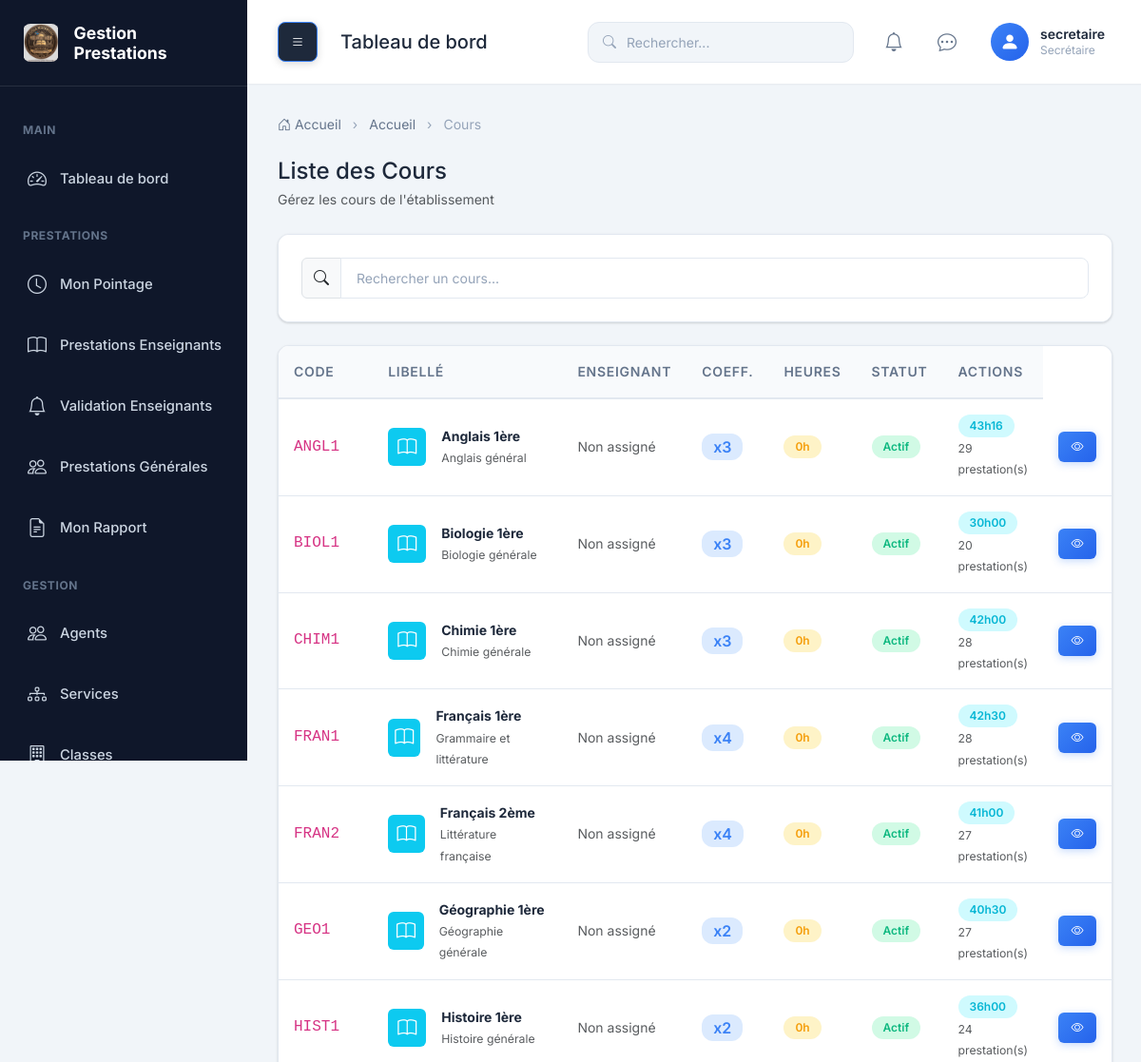
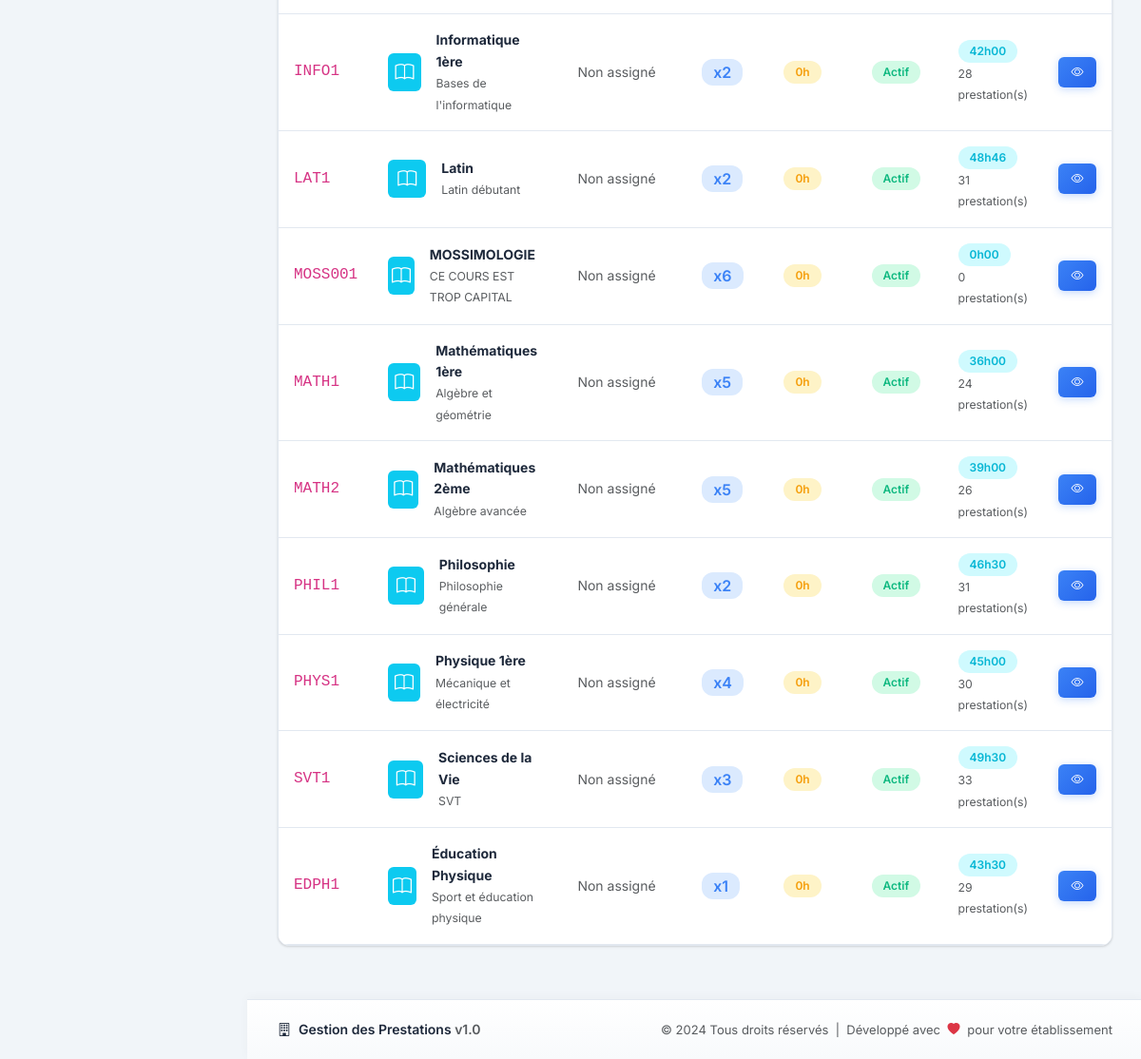
/cours/ (signed in), run on the app's committed database (2 pictures, top to bottom).
### prestation/models.py (models this page shows, shortened)
class Utilisateur(models.Model):
    ROLE_CHOICES = (
        ('ADMIN', 'Administrateur'),
        ('SECRETAIRE', 'Secrétaire'),
        ('ENSEIGNANT', 'Enseignant'),
        ('AGENT', 'Agent'),
    )
    user = models.OneToOneField(
        User,
        on_delete=models.CASCADE,
        related_name='utilisateur'
    )
    agent = models.OneToOneField(
        'Agent',
        on_delete=models.CASCADE,
        related_name='utilisateur'
    )
    role = models.CharField(
        max_length=20,
        choices=ROLE_CHOICES
    )
    created_at = models.DateTimeField(auto_now_add=True)
    updated_at = models.DateTimeField(auto_now=True)
    must_change_password = models.BooleanField(
        default=True,
        help_text='Indique si l\'utilisateur doit changer son mot de passe à la prochaine connexion'
    )
    mot_de_passe_temporaire = models.CharField(
        max_length=100,
        blank=True,
        default='',
        help_text='Mot de passe temporaire visible par l\'administrateur (effacé après changement par l\'utilisateur)'
    )
    two_factor_secret = models.CharField(
        max_length=64,
        blank=True,
        default='',
        help_text='Clé secrète pour Google Authenticator (2FA)'
    )
    two_factor_enabled = models.BooleanField(
        default=False,
        help_text='Indique si le 2FA est activé pour cet utilisateur'
    )
    class Meta:
        ordering = ['user__username']
        verbose_name = 'Utilisateur'
        verbose_name_plural = 'Utilisateurs'
        indexes = [
            models.Index(fields=['role']),
        ]

class Cours(models.Model):
    code_validator = RegexValidator(
        regex=r'^[A-Z]{2,4}[0-9]{1,3}$',
        message='Format du code: 2-4 lettres suivies de 1-3 chiffres (ex: MATH101)'
    )
    code = models.CharField(
        max_length=20,
        unique=True,
        validators=[code_validator]
    )
    libelle = models.CharField(max_length=150)
    coefficient = models.IntegerField(
        default=1,
        validators=[MinValueValidator(1), MaxValueValidator(10)]
    )
    enseignant_responsable = models.ForeignKey(
        'Agent',
        on_delete=models.SET_NULL,
        null=True,
        blank=True,
        related_name='cours_enseignants',
        help_text='Enseignant responsable de ce cours'
    )
    heures_ponderation = models.IntegerField(
        default=0,
        validators=[MinValueValidator(0)],
        help_text='Nombre total d\'heures de prestation pour ce cours (ex: 60)'
    )
    description = models.TextField(blank=True)
    actif = models.BooleanField(default=True)
    created_at = models.DateTimeField(auto_now_add=True)
    updated_at = models.DateTimeField(auto_now=True)
    class Meta:
        ordering = ['libelle']
        verbose_name = 'Cours'
        verbose_name_plural = 'Cours'
        indexes = [
            models.Index(fields=['code']),
            models.Index(fields=['actif']),
        ]

### prestation/views.py (the view)
# urls.py: path('cours/', views.cours_list, name='cours'),
@login_required
def cours_list(request):
    cours_list = Cours.objects.all().prefetch_related('enseignant_responsable')
    cours_avec_stats = []
    for cours in cours_list:
        prestations = PrestationEnseignant.objects.filter(cours=cours)
        total_minutes = 0
        for pe in prestations:
            if pe.heure_debut and pe.heure_fin:
                from datetime import datetime
                debut = datetime.combine(pe.prestation.date, pe.heure_debut)
                fin = datetime.combine(pe.prestation.date, pe.heure_fin)
                duree = fin - debut
                total_minutes += duree.seconds // 60
        heures_totales = total_minutes // 60
        minutes_totales = total_minutes % 60
        cours_avec_stats.append({
            'cours': cours,
            'total_heures': f"{heures_totales}h{minutes_totales:02d}",
            'nombre_prestations': prestations.count()
        })
    return render(request, 'cours/index.html', {'cours_avec_stats': cours_avec_stats})

### prestation/templates/cours/index.html (shortened to what this page needs)
{% extends 'base.html' %}
{% load static %}
{% block breadcrumb %}
<li class="breadcrumb-item"><a href="{% url 'dashboard' %}">Accueil</a></li>
<li class="breadcrumb-item active" aria-current="page">Cours</li>
{% endblock %}
{% block content %}
<div class="d-flex justify-content-between align-items-center mb-4">
    <div>
        <h4 class="mb-1">Liste des Cours</h4>
        <p class="text-muted mb-0">Gérez les cours de l'établissement</p>
    </div>
</div>
<div class="card mb-4">
    <div class="card-body">
        <div class="input-group">
            <span class="input-group-text"><i class="bi bi-search"></i></span>
            <input type="text" class="form-control search-input" placeholder="Rechercher un cours..." data-target=".datatable">
        </div>
    </div>
</div>
<div class="card">
    <div class="card-body p-0">
        <div class="table-responsive">
            <table class="table table-hover mb-0 datatable">
                <thead>
                    <tr>
                        <th style="width: 10%;">Code</th>
                        <th style="width: 20%;">Libellé</th>
                        <th style="width: 12%;">Enseignant</th>
                        <th style="width: 10%;">Coeff.</th>
                        <th style="width: 10%;">Heures</th>
                        <th style="width: 10%;">Statut</th>
                        <th style="width: 10%;">Actions</th>
                    </tr>
                </thead>
                <tbody>
                    {% for item in cours_avec_stats %}
                    <tr>
                        <td><code class="fs-6">{{ item.cours.code }}</code></td>
                        <td>
                            <div class="d-flex align-items-center gap-2">
                                <div class="bg-info text-white rounded d-flex align-items-center justify-content-center" style="width: 40px; height: 40px; font-size: 1.25rem;">
                                    <i class="bi bi-book"></i>
                                </div>
                                <div>
                                    <strong>{{ item.cours.libelle }}</strong>
                                    {% if item.cours.description %}
                                        <br><small class="text-muted">{{ item.cours.description|truncatechars:40 }}</small>
                                    {% endif %}
                                </div>
                            </div>
                        </td>
                        <td>
                            {% if item.cours.enseignant_responsable %}
                                <i class="bi bi-person-workspace text-primary me-1"></i>{{ item.cours.enseignant_responsable.nom_complet|truncatechars:20 }}
                            {% else %}
                                <span class="text-muted">Non assigné</span>
                            {% endif %}
                        </td>
                        <td>
                            <span class="badge badge-primary fs-6">x{{ item.cours.coefficient }}</span>
                        </td>
                        <td>
                            <span class="badge badge-warning">{{ item.cours.heures_ponderation }}h</span>
                        </td>
                        <td>
                            {% if item.cours.actif %}
                            <span class="badge badge-success">Actif</span>
                            {% else %}
                            <span class="badge badge-secondary">Inactif</span>
                            {% endif %}
                        </td>
                        <td>
                            <span class="badge badge-info">{{ item.total_heures }}</span>
                            <br><small class="text-muted">{{ item.nombre_prestations }} prestation(s)</small>
                        </td>
                        <td>
                            <div class="action-buttons">
                                <a href="{% url 'cours_show' item.cours.id %}" class="btn action-btn action-btn-view" title="Consulter">
                                    <i class="bi bi-eye"></i>
                                </a>
                            </div>
                        </td>
                    </tr>
                    {% endfor %}
                </tbody>
            </table>
        </div>
    </div>
</div>
{% endblock %}

### prestation/templates/components/navbar.html (shortened to what this page needs)
{% load static %}
<nav class="navbar">
    <div class="navbar-left">
        <button class="navbar-toggle-desktop" id="sidebarToggle" title="Afficher/masquer le menu">
            <i class="bi bi-list"></i>
        </button>
        <h5 class="mb-0">{% block page_title %}Tableau de bord{% endblock %}</h5>
    </div>
    <div class="navbar-right">
        <div class="navbar-search">
            <i class="bi bi-search"></i>
            <input type="text" class="form-control" placeholder="Rechercher...">
        </div>
        <div class="navbar-actions">
            <a href="{% url 'notifications' %}" class="navbar-action" title="Notifications">
                <i class="bi bi-bell"></i>
            </a>
            <a href="{% url 'messages' %}" class="navbar-action" title="Messages">
                <i class="bi bi-chat-dots"></i>
            </a>
            <div class="navbar-user" id="userDropdown">
                {% if user.utilisateur.agent.photo %}
                    <img src="{{ user.utilisateur.agent.photo.url }}" alt="{{ user.username }}">
                {% else %}
                    <div class="navbar-user-avatar">
                        <i class="bi bi-person-fill"></i>
                    </div>
                {% endif %}
                <div class="navbar-user-info">
                    <div class="navbar-user-name">{{ user.username }}</div>
                    <div class="navbar-user-role">{{ user.utilisateur.get_role_display }}</div>
                </div>
            </div>
        </div>
    </div>
</nav>

### data on the page
Cours: cours.code "ANGL1", cours.libelle "Anglais 1ère", cours.description "Anglais général", shows "Non assigné", cours.coefficient "3", cours.heures_ponderation "0", actif "Actif", total_heures "43h16", nombre_prestations "29"
Cours: cours.code "BIOL1", cours.libelle "Biologie 1ère", cours.description "Biologie générale", shows "Non assigné", cours.coefficient "3", cours.heures_ponderation "0", actif "Actif", total_heures "30h00", nombre_prestations "20"
Cours: cours.code "CHIM1", cours.libelle "Chimie 1ère", cours.description "Chimie générale", shows "Non assigné", cours.coefficient "3", cours.heures_ponderation "0", actif "Actif", total_heures "42h00", nombre_prestations "28"
Cours: cours.code "FRAN1", cours.libelle "Français 1ère", cours.description "Grammaire et littérature", shows "Non assigné", cours.coefficient "4", cours.heures_ponderation "0", actif "Actif", total_heures "42h30", nombre_prestations "28"
Cours: cours.code "FRAN2", cours.libelle "Français 2ème", cours.description "Littérature française", shows "Non assigné", cours.coefficient "4", cours.heures_ponderation "0", actif "Actif", total_heures "41h00", nombre_prestations "27"
Cours: cours.code "GEO1", cours.libelle "Géographie 1ère", cours.description "Géographie générale", shows "Non assigné", cours.coefficient "2", cours.heures_ponderation "0", actif "Actif", total_heures "40h30", nombre_prestations "27"
Cours: cours.code "HIST1", cours.libelle "Histoire 1ère", cours.description "Histoire générale", shows "Non assigné", cours.coefficient "2", cours.heures_ponderation "0", actif "Actif", total_heures "36h00", nombre_prestations "24"
Cours: cours.code "INFO1", cours.libelle "Informatique 1ère", cours.description "Bases de l'informatique", shows "Non assigné", cours.coefficient "2", cours.heures_ponderation "0", actif "Actif", total_heures "42h00", nombre_prestations "28"
Cours: cours.code "LAT1", cours.libelle "Latin", cours.description "Latin débutant", shows "Non assigné", cours.coefficient "2", cours.heures_ponderation "0", actif "Actif", total_heures "48h46", nombre_prestations "31"
Cours: cours.code "MOSS001", cours.libelle "MOSSIMOLOGIE", cours.description "CE COURS EST TROP CAPITAL", shows "Non assigné", cours.coefficient "6", cours.heures_ponderation "0", actif "Actif", total_heures "0h00", nombre_prestations "0"
Cours: cours.code "MATH1", cours.libelle "Mathématiques 1ère", cours.description "Algèbre et géométrie", shows "Non assigné", cours.coefficient "5", cours.heures_ponderation "0", actif "Actif", total_heures "36h00", nombre_prestations "24"
Cours: cours.code "MATH2", cours.libelle "Mathématiques 2ème", cours.description "Algèbre avancée", shows "Non assigné", cours.coefficient "5", cours.heures_ponderation "0", actif "Actif", total_heures "39h00", nombre_prestations "26"
Cours: cours.code "PHIL1", cours.libelle "Philosophie", cours.description "Philosophie générale", shows "Non assigné", cours.coefficient "2", cours.heures_ponderation "0", actif "Actif", total_heures "46h30", nombre_prestations "31"
Cours: cours.code "PHYS1", cours.libelle "Physique 1ère", cours.description "Mécanique et électricité", shows "Non assigné", cours.coefficient "4", cours.heures_ponderation "0", actif "Actif", total_heures "45h00", nombre_prestations "30"
Cours: cours.code "SVT1", cours.libelle "Sciences de la Vie", cours.description "SVT", shows "Non assigné", cours.coefficient "3", cours.heures_ponderation "0", actif "Actif", total_heures "49h30", nombre_prestations "33"
Cours: cours.code "EDPH1", cours.libelle "Éducation Physique", cours.description "Sport et éducation physique", shows "Non assigné", cours.coefficient "1", cours.heures_ponderation "0", actif "Actif", total_heures "43h30", nombre_prestations "29"

### other printed values
{{ user.username }} "secretaire"
{{ user.utilisateur.get_role_display }} "Secrétaire"
